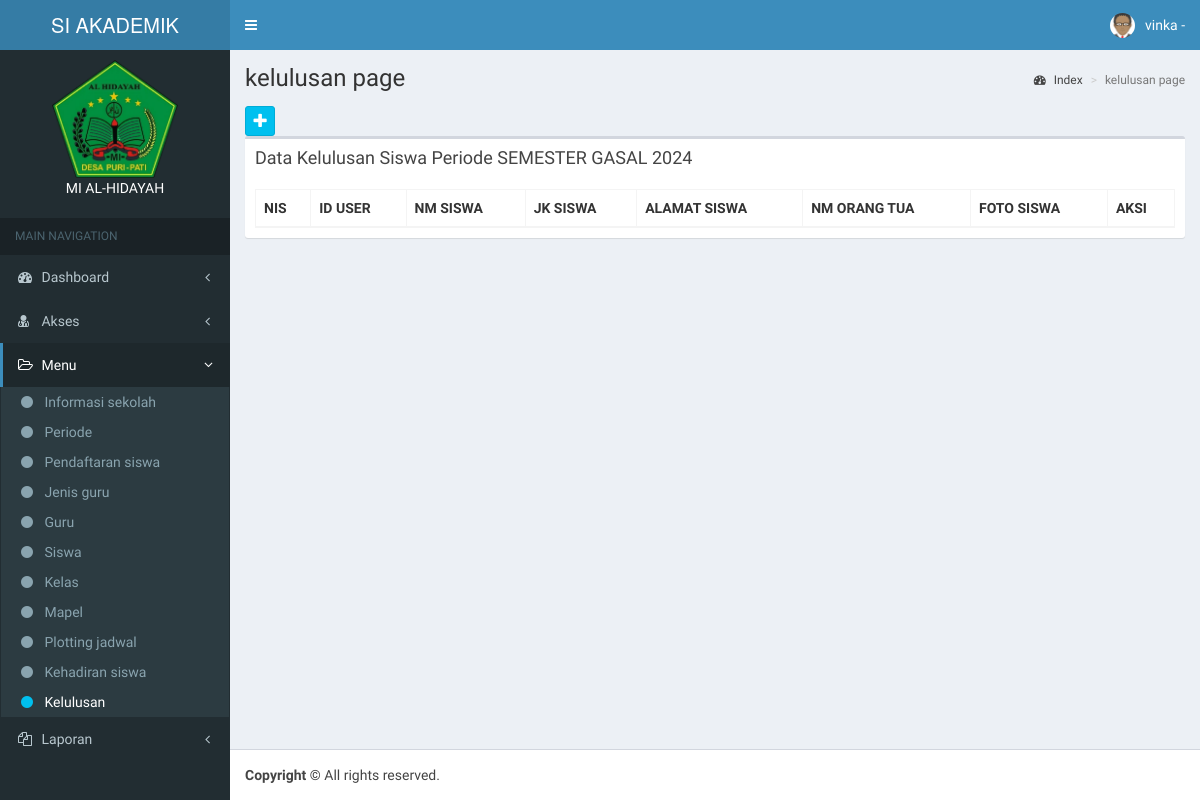
The page /app/kelulusan/periode.php?id_periode=1 (signed in) on the database as committed earlier.
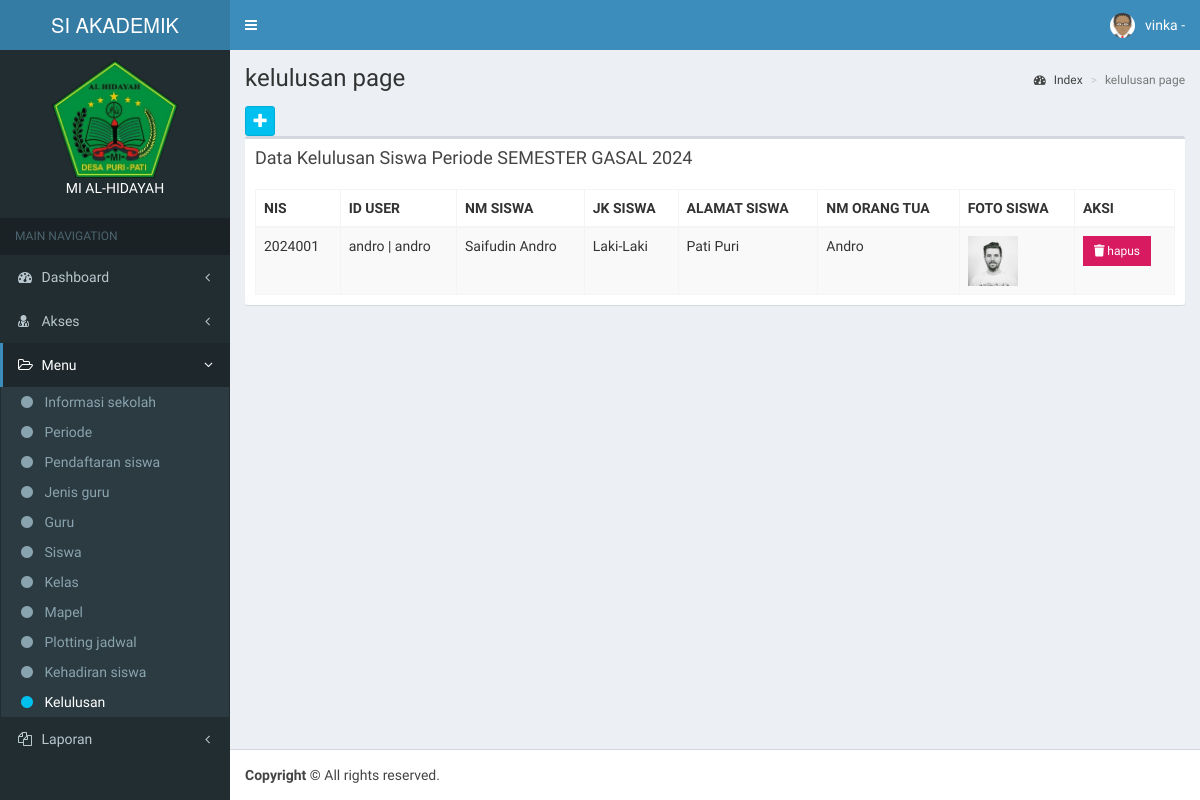
The same page on the database as committed later.
### tables this page shows
CREATE TABLE `siswa` (
  `id_siswa` int(11) NOT NULL,
  `nis` varchar(50) DEFAULT NULL,
  `id_user` int(11) DEFAULT NULL,
  `nm_siswa` varchar(50) DEFAULT NULL,
  `jk_siswa` enum('Laki-Laki','Perempuan') DEFAULT NULL,
  `alamat_siswa` text DEFAULT NULL,
  `nm_orang_tua` varchar(50) DEFAULT NULL,
  `foto_siswa` blob DEFAULT NULL,
  `status` enum('aktif','tidak aktif','lulus') DEFAULT NULL
);

CREATE TABLE `user` (
  `id_user` int(11) NOT NULL,
  `username` varchar(50) DEFAULT NULL,
  `password` varchar(50) DEFAULT NULL,
  `nm_pengguna` varchar(50) DEFAULT NULL,
  `level` enum('Kepala Sekolah','Seksi Tata Usaha','Seksi Kurikulum','Guru','Orang Tua') DEFAULT NULL
);

### config/config.php (called while the page is built, shortened)
<?php
function Url_web(){
    $xplode = explode("/", $_SERVER['REQUEST_URI']);
    return $xplode[1];
}
$defaul_uri = "/".Url_web();
$url = "http://".$_SERVER['SERVER_NAME'].":".$_SERVER['SERVER_PORT'].$defaul_uri;
function DB(){
    return ["localhost", "root", "", "vinka"];
}
function QueryManyData($sql){
    $conn = new mysqli(DB()[0], DB()[1], DB()[2], DB()[3]);
    $result = $conn->query($sql);
    return $result;
}
function QueryOnedata($sql){
    $conn = new mysqli(DB()[0], DB()[1], DB()[2], DB()[3]);
    $result = $conn->query($sql);
    return $result;
}
function Sub_menu_active($sub_menu){
    $string = str_replace("/".Url_web()."/app/", "", $_SERVER['REQUEST_URI']);
    $expl = explode("/", $string);
    $output = "";
    if($expl[0] == $sub_menu){
        $output = "active";
    }
    return $output;
}
function Menu_active($menus){
    $string = str_replace("/".Url_web()."/app/", "", $_SERVER['REQUEST_URI']);
    $expl = explode("/", $string);
    $result = "";
    for($x = 0 ; $x < count($menus); $x ++){
        if ($expl[0] == $menus[$x]) {
            $result = "show";
        }
    }
    return $result;
}

### app/kelulusan/periode.php (the view, shortened to what the changed rows need)
<?php include_once '../template/header.php'; ?>
<?php include_once '../template/sidebar.php';
?>
<div class='content-wrapper'>
    <section class='content-header'>
        <h1>kelulusan page
        </h1>
    </section>
    <section class='content'>
        <div class='row'>
            <div class='col-xs-12'>
                <div class='box'>
                    <div class='box-body'>
                        <table id='example1' class='table table-bordered table-striped'>
                            <thead>
                                <tr>
                                    <th>NIS</th>
                                    <th>ID USER</th>
                                    <th>NM SISWA</th>
                                    <th>JK SISWA</th>
                                    <th>ALAMAT SISWA</th>
                                    <th>NM ORANG TUA</th>
                                    <th>FOTO SISWA</th>
                                    <th>AKSI</th>
                                </tr>
                            </thead>
                            <tbody>
                                <?php
                                $kelulusan = 'SELECT siswa.* FROM siswa LEFT JOIN kelulusan ON siswa.id_siswa = kelulusan.id_siswa WHERE kelulusan.id_periode = ' . $_GET['id_periode'] . '';
                                foreach (QueryManyData($kelulusan) as $row) {
                                ?>
                                    <tr>
                                        <td><?= $row['nis'] ?></td>
                                        <td>
                                            <?php
                                            $user = QueryOnedata('SELECT * FROM user WHERE id_user = ' . $row['id_user'] . '')->fetch_assoc();
                                            ?>
                                            <?= $user['username'] . " | " . $user['nm_pengguna'] ?>
                                        </td>
                                        <td><?= $row['nm_siswa'] ?></td>
                                        <td><?= $row['jk_siswa'] ?></td>
                                        <td><?= $row['alamat_siswa'] ?></td>
                                        <td><?= $row['nm_orang_tua'] ?></td>
                                        <td>
                                            <img src="<?= $url . '/foto/siswa/' . $row['foto_siswa']; ?>" alt="" srcset="" style="width: 50px; height:50px;">
                                        </td>
                                        <td>
                                            <button onclick='ConfirmDelete(<?= $row['id_siswa'] ?>)' class='btn bg-maroon btn-flat btn-sm'>
                                                <i class='fas fa-trash'></i>
                                                hapus
                                            </button>
                                        </td>
                                    </tr>
                                <?php
                                }
                                ?>
                            </tbody>
                        </table>
                    </div>
                </div>
            </div>
        </div>
</div>
<?php include_once '../template/footer.php'; ?>

### app/template/sidebar.php (shortened to what the changed rows need)
  <aside class="main-sidebar">
  	<section class="sidebar">
  		<?php
$data_menu = [
	'informasi_sekolah',
	'periode',
	'pendaftaran_siswa',
	'validasi_siswa_baru',
	'jenis_guru',
	'guru',
	'siswa',
	'kelas',
	'mapel',
	'plotting_jadwal',
	'kehadiran_siswa',
	'penilaian',
	'raport',
	'kelulusan',
];
$level = [
	'Kepala Sekolah' => [
		'dashboard',
		'berkas_pendaftaran',
		'guru',
		'informasi_sekolah',
		'jenis_guru',
		'kehadiran_siswa',
		'kelas',
		'mapel',
		'pendaftaran_siswa',
		'periode',
		'plotting_jadwal',
		'siswa',
		'user',
		'kelulusan',
		"laporan_pendaftaran_siswa",
		"laporan_kehadiran_siswa",
	],
	'Orang Tua' => [
		'dashboard',
		'pendaftaran_siswa',
		'validasi_siswa_baru',
		'plotting_jadwal',
		'kehadiran_siswa',
		'penilaian',
		'raport',
	],
	'Seksi Kurikulum' => [
		'dashboard',
		'periode',
		'jenis_guru',
		'guru',
		'siswa',
		'kelas',
		'mapel',
		'plotting_jadwal',
		'raport'
	],
	'Guru' => [
		'dashboard',
		'kehadiran_siswa',
		'penilaian',
		'raport',
	],
	'Seksi Tata Usaha' => [
		'dashboard',
		'user',
		'informasi_sekolah',
		'pendaftaran_siswa',
		'validasi_siswa_baru',
	],
];
?>
  		<ul class="sidebar-menu">
  			<li class="treeview <?php if (Menu_active($data_menu) == "show") { echo "active"; } ?>">
  				<ul class="treeview-menu <?php if (Menu_active($data_menu) == "show") { echo "menu-open style='display:block;'"; } ?>">
  					<?php for ($sub = 0; $sub < count($data_menu); $sub++) {
				$check_role = array_search($data_menu[$sub], $level[$_SESSION['level']]);
				if ($check_role !== false) {            ?>
  							<li class="<?= Sub_menu_active($data_menu[$sub]) ?>">
  								<a href="<?= $url ?>/app/<?= $data_menu[$sub] ?>/index.php" class="text-white">
  									<i class='fa fa-circle <?php if (Sub_menu_active($data_menu[$sub])  == "active") { ?>  text-aqua <?php } ?>'></i> <?= ucfirst(str_replace("_", " ", $data_menu[$sub])); ?>
  								</a>
  							</li>
  					<?php  }
			}
		?>
  				</ul>
  			</li>
  		</ul>
  	</section>
  </aside>

Rows that differ between the two databases and show on the page:
now on this page (row edited): siswa: nis "2024001", id_user.username "andro", id_user.nm_pengguna "andro", nm_siswa "Saifudin Andro", jk_siswa "Laki-Laki", alamat_siswa "Pati Puri", nm_orang_tua "Andro", foto_siswa (picture)
